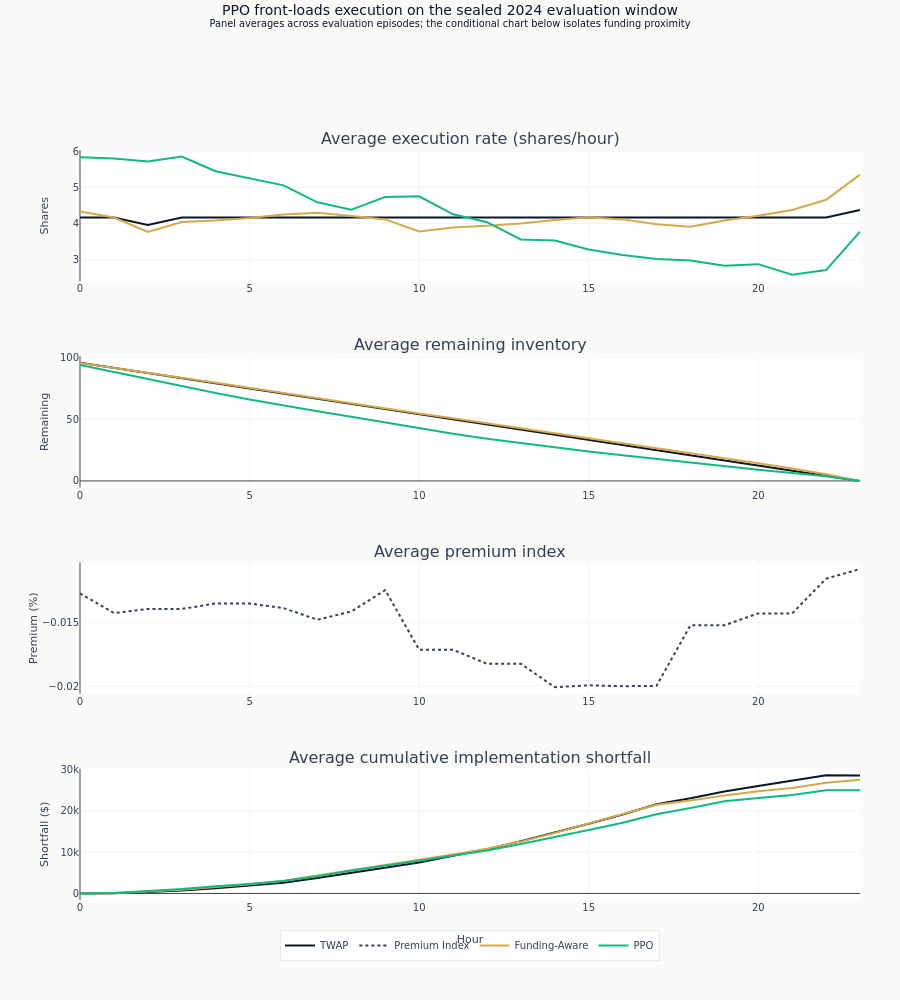

Source (notebook cell):
### Code cell
ppo_profile = trajectory_stats.filter(pl.col("strategy") == "PPO").sort("step")
profile_quarter = max(ppo_profile.height // 4, 1)
early_rate = float(ppo_profile.head(profile_quarter)["mean_shares_sold"].mean())
late_rate = float(ppo_profile.tail(profile_quarter)["mean_shares_sold"].mean())
profile_direction = "front-loads" if early_rate > late_rate else "back-loads"
fig.update_layout(
    title=dict(
        text=f"PPO {profile_direction} execution on the sealed 2024 evaluation window<br>"
        "<sup>Panel averages across evaluation episodes; the conditional chart below isolates funding proximity</sup>",
        y=0.985,
        yanchor="top",
    ),
    height=1000,
    margin=dict(t=150, b=100, r=40),
    showlegend=True,
    legend=dict(
        orientation="h",
        yanchor="top",
        y=-0.04,
        xanchor="center",
        x=0.5,
    ),
)

fig.update_yaxes(title_text="Shares", row=1, col=1)
fig.update_yaxes(title_text="Remaining", row=2, col=1)
fig.update_yaxes(title_text="Premium (%)", row=3, col=1)
fig.update_yaxes(title_text="Shortfall ($)", row=4, col=1)
fig.update_xaxes(title_text="Hour", row=4, col=1)

fig.show()

### Figure 1 — Plotly figure (JSON) as saved in the notebook; plotly's stock layout.template omitted (floating-point values rounded to 4 significant figures)
{"data": [{"legendgroup": "TWAP", "line": {"color": "#0a1628"}, "name": "TWAP", "showlegend": true, "type": "scatter", "x": [0, 1, 2, 3, 4, 5, 6, 7, 8, 9, 10, 11, 12, 13, 14, 15, 16, 17, 18, 19, 20, 21, 22, 23], "xaxis": "x", "y": [4.167, 4.167, 3.958, 4.167, 4.167, 4.167, 4.167, 4.167, 4.167, 4.167, 4.167, 4.167, 4.167, 4.167, 4.167, 4.167, 4.167, 4.167, 4.167, 4.167, 4.167, 4.167, 4.167, 4.375], "yaxis": "y"}, {"legendgroup": "TWAP", "line": {"color": "#0a1628"}, "name": "TWAP", "showlegend": false, "type": "scatter", "x": [0, 1, 2, 3, 4, 5, 6, 7, 8, 9, 10, 11, 12, 13, 14, 15, 16, 17, 18, 19, 20, 21, 22, 23], "xaxis": "x2", "y": [95.83, 91.67, 87.71, 83.54, 79.37, 75.21, 71.04, 66.87, 62.71, 58.54, 54.37, 50.21, 46.04, 41.87, 37.71, 33.54, 29.37, 25.21, 21.04, 16.87, 12.71, 8.542, 4.375, 0.0], "yaxis": "y2"}, {"legendgroup": "Premium Index", "line": {"color": "#334155", "dash": "dot"}, "name": "Premium Index", "showlegend": true, "type": "scatter", "x": [0, 1, 2, 3, 4, 5, 6, 7, 8, 9, 10, 11, 12, 13, 14, 15, 16, 17, 18, 19, 20, 21, 22, 23], "xaxis": "x3", "y": [-0.01269, -0.01424, -0.01392, -0.01392, -0.01349, -0.01349, -0.01385, -0.01476, -0.01412, -0.01244, -0.01712, -0.01712, -0.01824, -0.01824, -0.02007, -0.01993, -0.02, -0.01997, -0.0152, -0.0152, -0.01427, -0.01427, -0.01153, -0.01078], "yaxis": "y3"}, {"legendgroup": "TWAP", "line": {"color": "#0a1628"}, "name": "TWAP", "showlegend": false, "type": "scatter", "x": [0, 1, 2, 3, 4, 5, 6, 7, 8, 9, 10, 11, 12, 13, 14, 15, 16, 17, 18, 19, 20, 21, 22, 23], "xaxis": "x4", "y": [6.417, 29.8, 359.2, 714.4, 1289.0, 1892.0, 2600.0, 3746.0, 4982.0, 6205.0, 7512.0, 9121.0, 10740.0, 12670.0, 14750.0, 16900.0, 19150.0, 21630.0, 23060.0, 24720.0, 26070.0, 27310.0, 28650.0, 28620.0], "yaxis": "y4"}, {"legendgroup": "Funding-Aware", "line": {"color": "#D4A84B"}, "name": "Funding-Aware", "showlegend": true, "type": "scatter", "x": [0, 1, 2, 3, 4, 5, 6, 7, 8, 9, 10, 11, 12, 13, 14, 15, 16, 17, 18, 19, 20, 21, 22, 23], "xaxis": "x", "y": [4.336, 4.168, 3.767, 4.044, 4.084, 4.153, 4.251, 4.3, 4.212, 4.115, 3.779, 3.889, 3.938, 4.003, 4.096, 4.177, 4.115, 3.981, 3.909, 4.084, 4.218, 4.373, 4.657, 5.352], "yaxis": "y"}, {"legendgroup": "Funding-Aware", "line": {"color": "#D4A84B"}, "name": "Funding-Aware", "showlegend": false, "type": "scatter", "x": [0, 1, 2, 3, 4, 5, 6, 7, 8, 9, 10, 11, 12, 13, 14, 15, 16, 17, 18, 19, 20, 21, 22, 23], "xaxis": "x2", "y": [95.66, 91.5, 87.73, 83.69, 79.6, 75.45, 71.2, 66.9, 62.69, 58.57, 54.79, 50.9, 46.96, 42.96, 38.87, 34.69, 30.57, 26.59, 22.68, 18.6, 14.38, 10.01, 5.352, 0.0], "yaxis": "y2"}, {"legendgroup": "Funding-Aware", "line": {"color": "#D4A84B"}, "name": "Funding-Aware", "showlegend": false, "type": "scatter", "x": [0, 1, 2, 3, 4, 5, 6, 7, 8, 9, 10, 11, 12, 13, 14, 15, 16, 17, 18, 19, 20, 21, 22, 23], "xaxis": "x4", "y": [6.764, 77.64, 480.0, 895.5, 1544.0, 2230.0, 3103.0, 4348.0, 5734.0, 6933.0, 8044.0, 9436.0, 10840.0, 12580.0, 14690.0, 16940.0, 19240.0, 21490.0, 22540.0, 23760.0, 24790.0, 25590.0, 26850.0, 27570.0], "yaxis": "y4"}, {"legendgroup": "PPO", "line": {"color": "#10b981"}, "name": "PPO", "showlegend": true, "type": "scatter", "x": [0, 1, 2, 3, 4, 5, 6, 7, 8, 9, 10, 11, 12, 13, 14, 15, 16, 17, 18, 19, 20, 21, 22, 23], "xaxis": "x", "y": [5.832, 5.8, 5.716, 5.852, 5.446, 5.257, 5.056, 4.586, 4.383, 4.737, 4.754, 4.257, 4.038, 3.561, 3.53, 3.281, 3.13, 3.02, 2.978, 2.834, 2.877, 2.586, 2.714, 3.777], "yaxis": "y"}, {"legendgroup": "PPO", "line": {"color": "#10b981"}, "name": "PPO", "showlegend": false, "type": "scatter", "x": [0, 1, 2, 3, 4, 5, 6, 7, 8, 9, 10, 11, 12, 13, 14, 15, 16, 17, 18, 19, 20, 21, 22, 23], "xaxis": "x2", "y": [94.17, 88.37, 82.65, 76.8, 71.35, 66.1, 61.04, 56.46, 52.07, 47.34, 42.58, 38.33, 34.29, 30.73, 27.2, 23.92, 20.79, 17.77, 14.79, 11.95, 9.076, 6.49, 3.777, 0.0], "yaxis": "y2"}, {"legendgroup": "PPO", "line": {"color": "#10b981"}, "name": "PPO", "showlegend": false, "type": "scatter", "x": [0, 1, 2, 3, 4, 5, 6, 7, 8, 9, 10, 11, 12, 13, 14, 15, 16, 17, 18, 19, 20, 21, 22, 23], "xaxis": "x4", "y": [11.27, 94.87, 586.5, 1053.0, 1740.0, 2280.0, 3030.0, 4185.0, 5587.0, 6693.0, 7905.0, 9189.0, 10420.0, 11980.0, 13760.0, 15410.0, 17150.0, 19220.0, 20700.0, 22360.0, 23170.0, 23850.0, 25020.0, 25030.0], "yaxis": "y4"}], "layout": {"annotations": [{"font": {"size": 16}, "showarrow": false, "text": "Average execution rate (shares/hour)", "x": 0.5, "xanchor": "center", "xref": "paper", "y": 1.0, "yanchor": "bottom", "yref": "paper"}, {"font": {"size": 16}, "showarrow": false, "text": "Average remaining inventory", "x": 0.5, "xanchor": "center", "xref": "paper", "y": 0.725, "yanchor": "bottom", "yref": "paper"}, {"font": {"size": 16}, "showarrow": false, "text": "Average premium index", "x": 0.5, "xanchor": "center", "xref": "paper", "y": 0.45, "yanchor": "bottom", "yref": "paper"}, {"font": {"size": 16}, "showarrow": false, "text": "Average cumulative implementation shortfall", "x": 0.5, "xanchor": "center", "xref": "paper", "y": 0.175, "yanchor": "bottom", "yref": "paper"}], "height": 1000, "legend": {"orientation": "h", "x": 0.5, "xanchor": "center", "y": -0.04, "yanchor": "top"}, "margin": {"b": 100, "r": 40, "t": 150}, "showlegend": true, "title": {"text": "PPO front-loads execution on the sealed 2024 evaluation window<br><sup>Panel averages across evaluation episodes; the conditional chart below isolates funding proximity</sup>", "y": 0.985, "yanchor": "top"}, "xaxis": {"anchor": "y", "domain": [0.0, 1.0]}, "xaxis2": {"anchor": "y2", "domain": [0.0, 1.0]}, "xaxis3": {"anchor": "y3", "domain": [0.0, 1.0]}, "xaxis4": {"anchor": "y4", "domain": [0.0, 1.0], "title": {"text": "Hour"}}, "yaxis": {"anchor": "x", "domain": [0.825, 1.0], "title": {"text": "Shares"}}, "yaxis2": {"anchor": "x2", "domain": [0.55, 0.725], "title": {"text": "Remaining"}}, "yaxis3": {"anchor": "x3", "domain": [0.275, 0.45], "title": {"text": "Premium (%)"}}, "yaxis4": {"anchor": "x4", "domain": [0.0, 0.175], "title": {"text": "Shortfall ($)"}}}}
